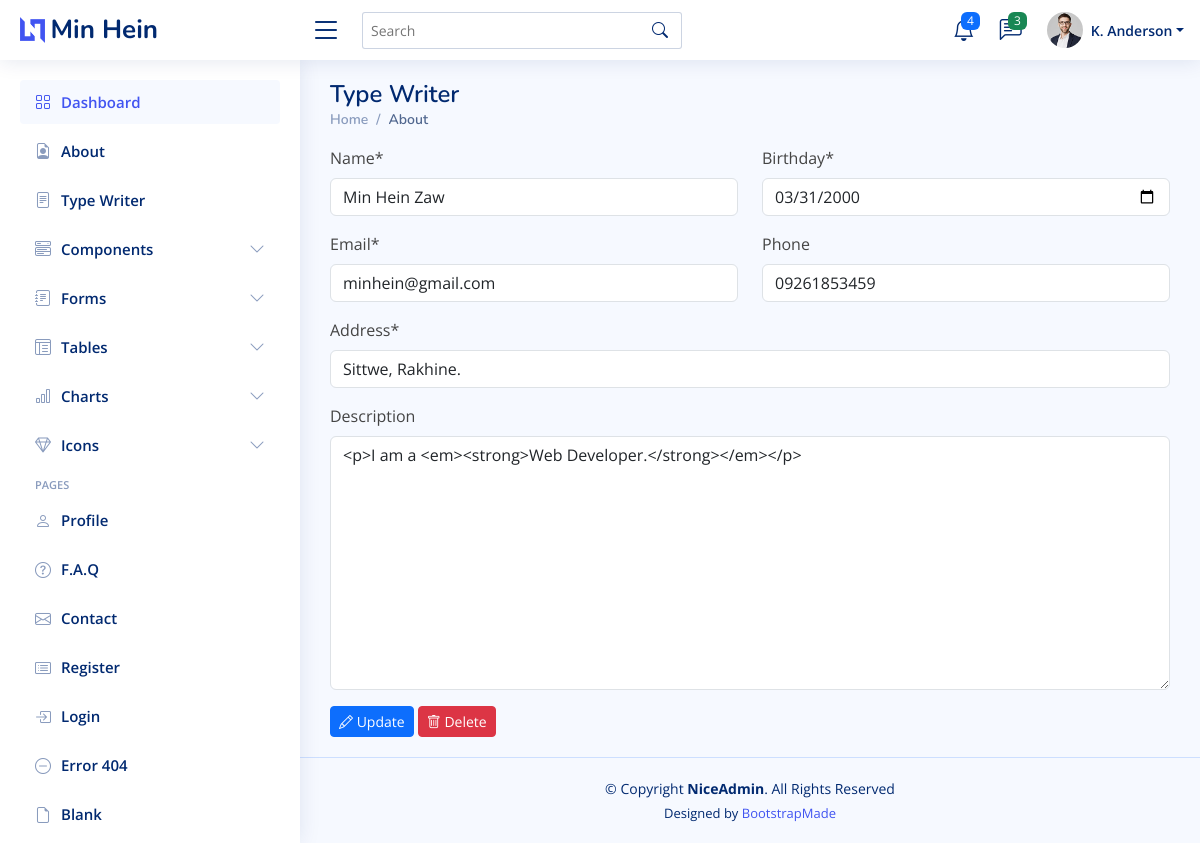
The app's page /dashboard/about/, older data.
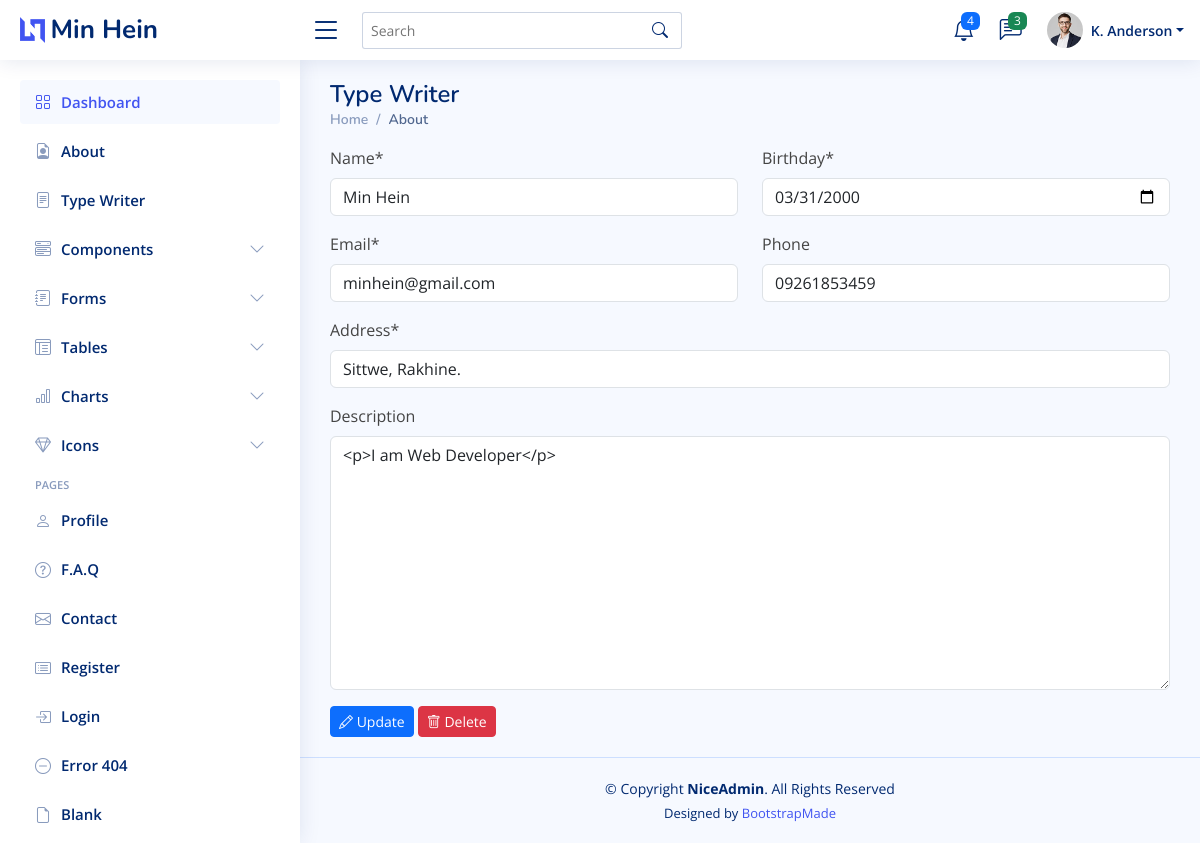
The same page, newer data.
### dashboard/models.py (models this page shows, shortened)
class About(models.Model):
    name = models.CharField(max_length=50, null=True)
    birthday = models.DateField(null=True)
    email = models.EmailField(null=True)
    phone = models.CharField(max_length=15, null=True, blank=True)
    address = models.CharField(max_length=200, null=True)
    description = RichTextUploadingField(null=True, blank=True)
    created_at = models.DateTimeField(auto_now=True)
    updated_at = models.DateTimeField(auto_now_add=True)
    slug = models.SlugField(max_length=255, null=False,blank=True,unique=True,editable=False,)

### dashboard/views.py (the view)
# urls.py: path('about/', views.about, name="about"),
def about(request):
    forms = AboutForm()
    about = About.objects.first()
    if not about:
        if request.method == "POST":
            form = AboutForm(request.POST)
            if form.is_valid():
                form.save()
                messages.success(request, 'About Has been added successfully!')
                return redirect('about')
        context = {'forms':forms, 'about':about}
        return render(request, 'dashboard/about/about.html', context)
    else:
        about = About.objects.latest('id')
        forms = AboutForm(instance=about)
        if request.method == "POST":
            form = AboutForm(request.POST, instance=about)
            if form.is_valid():
                form.save()
                messages.success(request, 'About {} has been updated successfully!'.format(about.name))
                return redirect('about')
        context = {'about':about, 'forms':forms}
        return render(request, 'dashboard/about/about.html', context)

### dashboard/forms.py
class AboutForm(forms.ModelForm):
    class Meta:
        model = About
        fields = "__all__"
        widgets = {
            'name':forms.TextInput(attrs=({'placeholder':'Enter Your Name..'})),
            'birthday':forms.DateInput(attrs=({'type':'date'})),
            'email':forms.EmailInput(attrs=({'placeholder':'Enter Your Email..'})),
            'phone':forms.TextInput(attrs=({'placeholder':'Enter Your Phone..'})),
            'address':forms.TextInput(attrs=({'placeholder':'Enter Your Address..'})),
            'description':forms.Textarea(attrs=({'placeholder':'Enter Your Description..'})),
        }

### dashboard/templates/dashboard/about/about.html (shortened to what this page needs)
{% extends 'dashboard/main.html' %}
{% load crispy_forms_tags %}
{% block content %}
<div class="pagetitle">
    <h1>Type Writer</h1>
    <nav>
      <ol class="breadcrumb">
        <li class="breadcrumb-item"><a href="{% url 'dashboard' %}">Home</a></li>
        <li class="breadcrumb-item active">About</li>
      </ol>
    </nav>
  </div>
  {% if not about %}
    <form action="" method="post">
         {% csrf_token %}
         <div class="row">
            <div class="col-md-6">
                {{ forms.name|as_crispy_field }}
            </div>
            <div class="col-md-6">
                {{ forms.birthday|as_crispy_field }}
            </div>
            <div class="col-md-6">
                {{ forms.email|as_crispy_field }}
            </div>
            <div class="col-md-6">
                {{ forms.phone|as_crispy_field }}
            </div>
         </div>
         {{ forms.address|as_crispy_field }}
         {{forms.media}}
         {{ forms.description|as_crispy_field }}
         <button type="submit" class="btn btn-primary btn-sm">
          <i class="bi bi-plus-circle"></i> Create</button>
    </form>
  {% else %}
    <form action="" method="post">
      <div class="row">
        <div class="col-md-6">
            {{ forms.name|as_crispy_field }}
        </div>
        <div class="col-md-6">
            {{ forms.birthday|as_crispy_field }}
        </div>
        <div class="col-md-6">
            {{ forms.email|as_crispy_field }}
        </div>
        <div class="col-md-6">
            {{ forms.phone|as_crispy_field }}
        </div>
      </div>
      {{ forms.address|as_crispy_field }}
      {{ forms.description|as_crispy_field }}
      <button type="submit" class="btn btn-primary btn-sm">
        <i class="bi bi-pencil"></i> Update
      </button>
      <a href="{% url 'about_delete' about.slug %}" class="btn btn-danger btn-sm">
        <i class="bi bi-trash"></i> Delete</a>
    </form>
  {% endif %}
{% endblock content %}

### dashboard/templates/dashboard/main.html (shortened to what this page needs)
<!DOCTYPE html>
<html lang="en">
{% load static %}
<head>
  <link href="{% static 'assets/vendor/bootstrap/css/bootstrap.min.css' %}" rel="stylesheet">
  <link href="{% static 'assets/vendor/bootstrap-icons/bootstrap-icons.css' %}" rel="stylesheet">
  <link href="{% static 'assets/vendor/boxicons/css/boxicons.min.css' %}" rel="stylesheet">
  <link href="{% static 'assets/vendor/quill/quill.snow.css' %}" rel="stylesheet">
  <link href="{% static 'assets/vendor/quill/quill.bubble.css' %}" rel="stylesheet">
  <link href="{% static 'assets/vendor/remixicon/remixicon.css' %}" rel="stylesheet">
  <link href="{% static 'assets/vendor/simple-datatables/style.css' %}" rel="stylesheet">
  <link href="{% static 'assets/css/style.css' %}" rel="stylesheet">
</head>
<body>
  <header id="header" class="header fixed-top d-flex align-items-center">
    <div class="d-flex align-items-center justify-content-between">
      <a href="{% url 'dashboard' %}" class="logo d-flex align-items-center">
        <img src="assets/img/logo.png" alt="">
        <span class="d-none d-lg-block">Min Hein</span>
      </a>
      <i class="bi bi-list toggle-sidebar-btn"></i>
    </div>
    <div class="search-bar">
      <form class="search-form d-flex align-items-center" method="POST" action="#">
        <input type="text" name="query" placeholder="Search" title="Enter search keyword">
        <button type="submit" title="Search"><i class="bi bi-search"></i></button>
      </form>
    </div>
    <nav class="header-nav ms-auto">
      <ul class="d-flex align-items-center">
        <li class="nav-item dropdown">
          <a class="nav-link nav-icon" href="#" data-bs-toggle="dropdown">
            <i class="bi bi-bell"></i>
            <span class="badge bg-primary badge-number">4</span>
          </a>
        </li>
        <li class="nav-item dropdown">
          <a class="nav-link nav-icon" href="#" data-bs-toggle="dropdown">
            <i class="bi bi-chat-left-text"></i>
            <span class="badge bg-success badge-number">3</span>
          </a>
        </li>
        <li class="nav-item dropdown pe-3">
          <a class="nav-link nav-profile d-flex align-items-center pe-0" href="#" data-bs-toggle="dropdown">
            <img src="assets/img/profile-img.jpg" alt="Profile" class="rounded-circle">
            <span class="d-none d-md-block dropdown-toggle ps-2">K. Anderson</span>
          </a>
        </li>
      </ul>
    </nav>
  </header>
  <aside id="sidebar" class="sidebar">
    <ul class="sidebar-nav" id="sidebar-nav">
      <li class="nav-item">
        <a class="nav-link " href="{% url 'dashboard' %}">
          <i class="bi bi-grid"></i>
          <span>Dashboard</span>
        </a>
      </li>
      <li class="nav-item">
        <a class="nav-link collapsed" href="{% url 'about' %}">
          <i class="bi bi-file-earmark-person"></i>
          <span>About</span>
        </a>
      </li>
      <li class="nav-item">
        <a class="nav-link collapsed" href="{% url 'type-writer' %}">
          <i class="bi bi-file-text"></i>
          <span>Type Writer</span>
        </a>
      </li>
      <li class="nav-item">
        <a class="nav-link collapsed" data-bs-target="#components-nav" data-bs-toggle="collapse" href="#">
          <i class="bi bi-menu-button-wide"></i><span>Components</span><i class="bi bi-chevron-down ms-auto"></i>
        </a>
      </li>
      <li class="nav-item">
        <a class="nav-link collapsed" data-bs-target="#forms-nav" data-bs-toggle="collapse" href="#">
          <i class="bi bi-journal-text"></i><span>Forms</span><i class="bi bi-chevron-down ms-auto"></i>
        </a>
      </li>
      <li class="nav-item">
        <a class="nav-link collapsed" data-bs-target="#tables-nav" data-bs-toggle="collapse" href="#">
          <i class="bi bi-layout-text-window-reverse"></i><span>Tables</span><i class="bi bi-chevron-down ms-auto"></i>
        </a>
      </li>
      <li class="nav-item">
        <a class="nav-link collapsed" data-bs-target="#charts-nav" data-bs-toggle="collapse" href="#">
          <i class="bi bi-bar-chart"></i><span>Charts</span><i class="bi bi-chevron-down ms-auto"></i>
        </a>
      </li>
      <li class="nav-item">
        <a class="nav-link collapsed" data-bs-target="#icons-nav" data-bs-toggle="collapse" href="#">
          <i class="bi bi-gem"></i><span>Icons</span><i class="bi bi-chevron-down ms-auto"></i>
        </a>
      </li>
      <li class="nav-heading">Pages</li>
      <li class="nav-item">
        <a class="nav-link collapsed" href="users-profile.html">
          <i class="bi bi-person"></i>
          <span>Profile</span>
        </a>
      </li>
      <li class="nav-item">
        <a class="nav-link collapsed" href="pages-faq.html">
          <i class="bi bi-question-circle"></i>
          <span>F.A.Q</span>
        </a>
      </li>
      <li class="nav-item">
        <a class="nav-link collapsed" href="pages-contact.html">
          <i class="bi bi-envelope"></i>
          <span>Contact</span>
        </a>
      </li>
      <li class="nav-item">
        <a class="nav-link collapsed" href="pages-register.html">
          <i class="bi bi-card-list"></i>
          <span>Register</span>
        </a>
      </li>
      <li class="nav-item">
        <a class="nav-link collapsed" href="pages-login.html">
          <i class="bi bi-box-arrow-in-right"></i>
          <span>Login</span>
        </a>
      </li>
      <li class="nav-item">
        <a class="nav-link collapsed" href="pages-error-404.html">
          <i class="bi bi-dash-circle"></i>
          <span>Error 404</span>
        </a>
      </li>
      <li class="nav-item">
        <a class="nav-link collapsed" href="pages-blank.html">
          <i class="bi bi-file-earmark"></i>
          <span>Blank</span>
        </a>
      </li>
    </ul>
  </aside>
  <main id="main" class="main">
    {% block content %}
    {% endblock %}
  </main>
  <footer id="footer" class="footer">
    <div class="copyright">
      &copy; Copyright <strong><span>NiceAdmin</span></strong>. All Rights Reserved
    </div>
    <div class="credits">
      Designed by <a href="https://bootstrapmade.com/">BootstrapMade</a>
    </div>
  </footer>
</body>
</html>

### static/assets/css/style.css (style rules this page uses)
:root { scroll-behavior: smooth; }
body { font-family: "Open Sans", sans-serif; background: #f6f9ff; color: #444444; }
a { color: #4154f1; text-decoration: none; }
h1, h2, h3, h4, h5, h6 { font-family: "Nunito", sans-serif; }
#main { margin-top: 60px; padding: 20px 30px; transition: all 0.3s; }
.pagetitle { margin-bottom: 10px; }
.pagetitle h1 { font-size: 24px; margin-bottom: 0; font-weight: 600; color: #012970; }
.breadcrumb { font-size: 14px; font-family: "Nunito", sans-serif; color: #899bbd; font-weight: 600; }
.breadcrumb a { color: #899bbd; transition: 0.3s; }
.breadcrumb .breadcrumb-item::before { color: #899bbd; }
.breadcrumb .active { color: #51678f; font-weight: 600; }
.logo { line-height: 1; }
@media (min-width: 1200px) { .logo { width: 280px; } }
.logo img { max-height: 26px; margin-right: 6px; }
.logo span { font-size: 26px; font-weight: 700; color: #012970; font-family: "Nunito", sans-serif; }
.header { transition: all 0.5s; z-index: 997; height: 60px; box-shadow: 0px 2px 20px rgba(1, 41, 112, 0.1); background-color: #fff; padding-left: 20px; }
.header .toggle-sidebar-btn { font-size: 32px; padding-left: 10px; cursor: pointer; color: #012970; }
.header .search-bar { min-width: 360px; padding: 0 20px; }
.header .search-form { width: 100%; }
.header .search-form input { border: 0; font-size: 14px; color: #012970; border: 1px solid rgba(1, 41, 112, 0.2); padding: 7px 38px 7px 8px; border-radius: 3px; transition: 0.3s; width: 100%; }
.header .search-form button { border: 0; padding: 0; margin-left: -30px; background: none; }
.header .search-form button i { color: #012970; }
.header-nav ul { list-style: none; }
.header-nav>ul { margin: 0; padding: 0; }
.header-nav .nav-icon { font-size: 22px; color: #012970; margin-right: 25px; position: relative; }
.header-nav .nav-profile { color: #012970; }
.header-nav .nav-profile img { max-height: 36px; }
.header-nav .nav-profile span { font-size: 14px; font-weight: 600; }
.header-nav .badge-number { position: absolute; inset: -2px -5px auto auto; font-weight: normal; font-size: 12px; padding: 3px 6px; }
.sidebar { position: fixed; top: 60px; left: 0; bottom: 0; width: 300px; z-index: 996; transition: all 0.3s; padding: 20px; overflow-y: auto; scrollbar-width: thin; scrollbar-color: #aab7cf transparent; box-shadow: 0px 0px 20px rgba(1, 41, 112, 0.1); background-color: #fff; }
@media (min-width: 1200px) { #main, #footer { margin-left: 300px; } }
.sidebar-nav { padding: 0; margin: 0; list-style: none; }
.sidebar-nav li { padding: 0; margin: 0; list-style: none; }
.sidebar-nav .nav-item { margin-bottom: 5px; }
.sidebar-nav .nav-heading { font-size: 11px; text-transform: uppercase; color: #899bbd; font-weight: 600; margin: 10px 0 5px 15px; }
.sidebar-nav .nav-link { display: flex; align-items: center; font-size: 15px; font-weight: 600; color: #4154f1; transition: 0.3; background: #f6f9ff; padding: 10px 15px; border-radius: 4px; }
.sidebar-nav .nav-link i { font-size: 16px; margin-right: 10px; color: #4154f1; }
.sidebar-nav .nav-link.collapsed { color: #012970; background: #fff; }
.sidebar-nav .nav-link.collapsed i { color: #899bbd; }
.sidebar-nav .nav-link .bi-chevron-down { margin-right: 0; transition: transform 0.2s ease-in-out; }
.footer { padding: 20px 0; font-size: 14px; transition: all 0.3s; border-top: 1px solid #cddfff; }
.footer .copyright { text-align: center; color: #012970; }
.footer .credits { padding-top: 5px; text-align: center; font-size: 13px; color: #012970; }

Row changes from the older to the newer data that the page shows:
removed About: name "Min Hein Zaw", birthday "03/31/2000", email "minhein@gmail.com", phone "09261853459", address "Sittwe, Rakhine.", description "<p>I am a <em><strong>Web Developer.</strong></em></p>"
added About: name "Min Hein", birthday "03/31/2000", email "minhein@gmail.com", phone "09261853459", address "Sittwe, Rakhine.", description "<p>I am Web Developer</p>"
